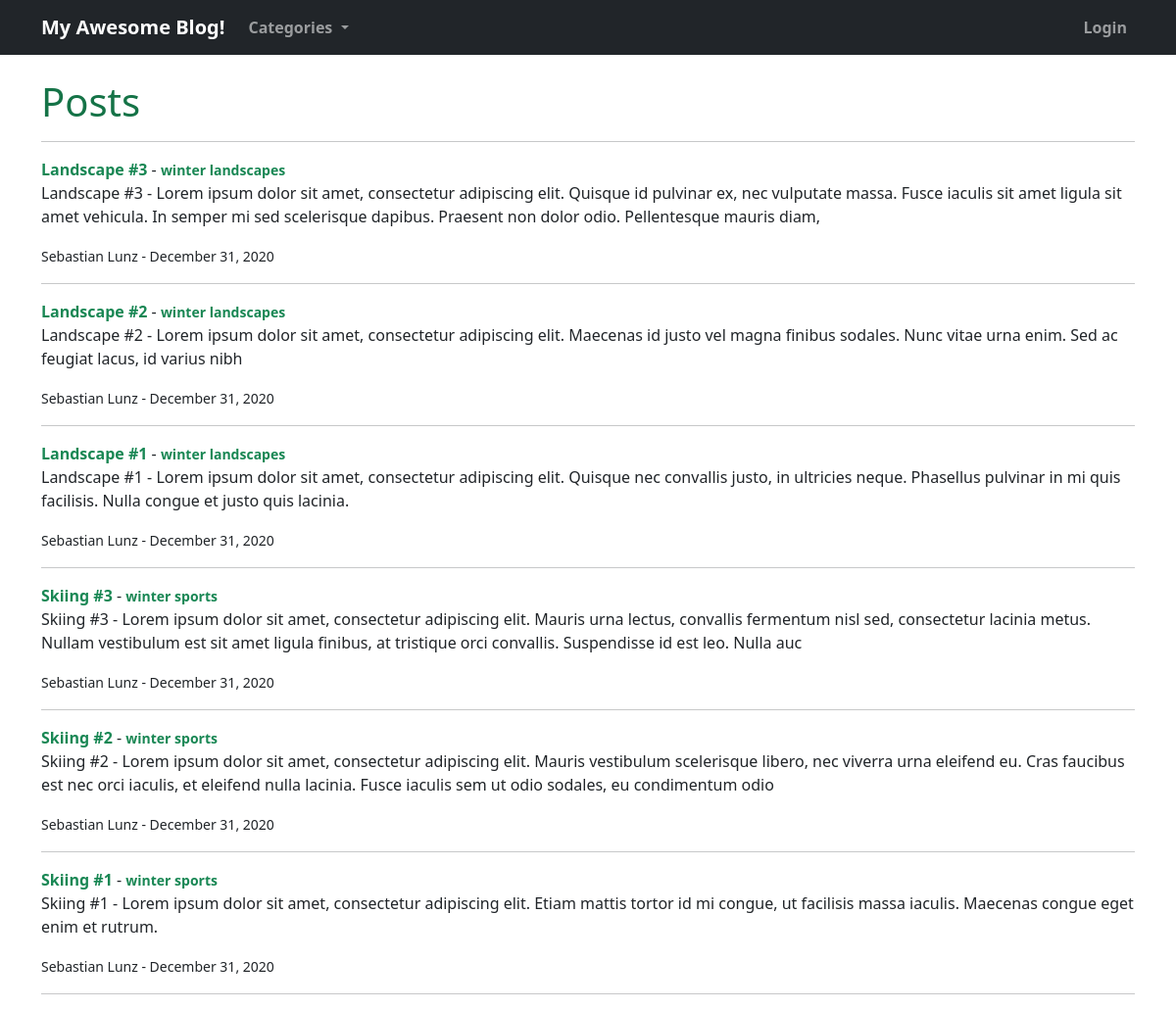
The page / on the database its author committed.
### blog/models.py (models this page shows, shortened)
class Post(models.Model):
    title = models.CharField(max_length=255)
    title_tag = models.CharField(max_length=255)
    header_image = models.ImageField(blank=True, null=True, default='', upload_to='images/')
    author = models.ForeignKey(User, on_delete=models.CASCADE)
    body = RichTextField(blank=True, null=True, default='')
    post_date = models.DateTimeField(auto_now_add=True)
    category = models.CharField(max_length=255, default='')
    snippet = models.CharField(max_length=255, default='')

### blog/views.py (the view)
# urls.py: path('', views.IndexView.as_view(), name="index"),
class IndexView(ListView):
    model = Post
    template_name = 'index.html'
    ordering = ['-post_date']
    def get_context_data(self, *args, **kwargs):
        cat_menu = Category.objects.all()
        context = super(IndexView, self).get_context_data(*args, **kwargs)
        context["cat_menu"] = cat_menu
        return context

### blog/models.py (called while the page is built)
    def __str__(self):
        return self.name

### blog/templates/index.html (shortened to what this page needs)
{% extends 'base.html' %}
{% load static %}
{% block content %}
<h1>Posts</h1>
<ul><hr/>
    {% for post in object_list %}
        <li>
            <a href="{% url 'blog:article-detail' post.pk %}" class="link-success">
                {{ post.title }}
            </a>
            - <a href="{% url 'blog:category' post.category|slugify %}" class="link-success upper-case">
                {{ post.category }}
            </a>
            <br/>
            {{ post.snippet|safe|linebreaks }}
            <small>
                {{ post.author.first_name }}
                {{ post.author.last_name }}
                - {{ post.post_date|date:"F j, Y" }}
            </small>
            <hr/>
        </li>
    {% endfor %}
</ul>
{% endblock %}

### blog/static/blog/main.css (style rules this page uses)
a { text-decoration: none; font-weight: 600; color: #157347; }
h1, h2, h3, h4, h5, h6 { color: #157347; }
.upper-case { font-size: 14px; }
ul { list-style-type: none; padding-left: 0; }

### rows shown on the page
Post: title "Landscape #3", category "winter landscapes", snippet "Landscape #3 - Lorem ipsum dolor sit amet, consectetur adipiscing elit. Quisque id pulvinar ex, nec vulputate massa. Fusce iaculis sit amet ligula sit amet vehicula. In semper mi sed scelerisque dapibus. Praesent non dolor odio. Pellentesque mauris diam,", author.first_name "Sebastian", author.last_name "Lunz", post_date "December 31, 2020"
Post: title "Landscape #2", category "winter landscapes", snippet "Landscape #2 - Lorem ipsum dolor sit amet, consectetur adipiscing elit. Maecenas id justo vel magna finibus sodales. Nunc vitae urna enim. Sed ac feugiat lacus, id varius nibh", author.first_name "Sebastian", author.last_name "Lunz", post_date "December 31, 2020"
Post: title "Landscape #1", category "winter landscapes", snippet "Landscape #1 - Lorem ipsum dolor sit amet, consectetur adipiscing elit. Quisque nec convallis justo, in ultricies neque. Phasellus pulvinar in mi quis facilisis. Nulla congue et justo quis lacinia.", author.first_name "Sebastian", author.last_name "Lunz", post_date "December 31, 2020"
Post: title "Skiing #3", category "winter sports", snippet "Skiing #3 - Lorem ipsum dolor sit amet, consectetur adipiscing elit. Mauris urna lectus, convallis fermentum nisl sed, consectetur lacinia metus. Nullam vestibulum est sit amet ligula finibus, at tristique orci convallis. Suspendisse id est leo. Nulla auc", author.first_name "Sebastian", author.last_name "Lunz", post_date "December 31, 2020"
Post: title "Skiing #2", category "winter sports", snippet "Skiing #2 - Lorem ipsum dolor sit amet, consectetur adipiscing elit. Mauris vestibulum scelerisque libero, nec viverra urna eleifend eu. Cras faucibus est nec orci iaculis, et eleifend nulla lacinia. Fusce iaculis sem ut odio sodales, eu condimentum odio", author.first_name "Sebastian", author.last_name "Lunz", post_date "December 31, 2020"
Post: title "Skiing #1", category "winter sports", snippet "Skiing #1 - Lorem ipsum dolor sit amet, consectetur adipiscing elit. Etiam mattis tortor id mi congue, ut facilisis massa iaculis. Maecenas congue eget enim et rutrum.", author.first_name "Sebastian", author.last_name "Lunz", post_date "December 31, 2020"
